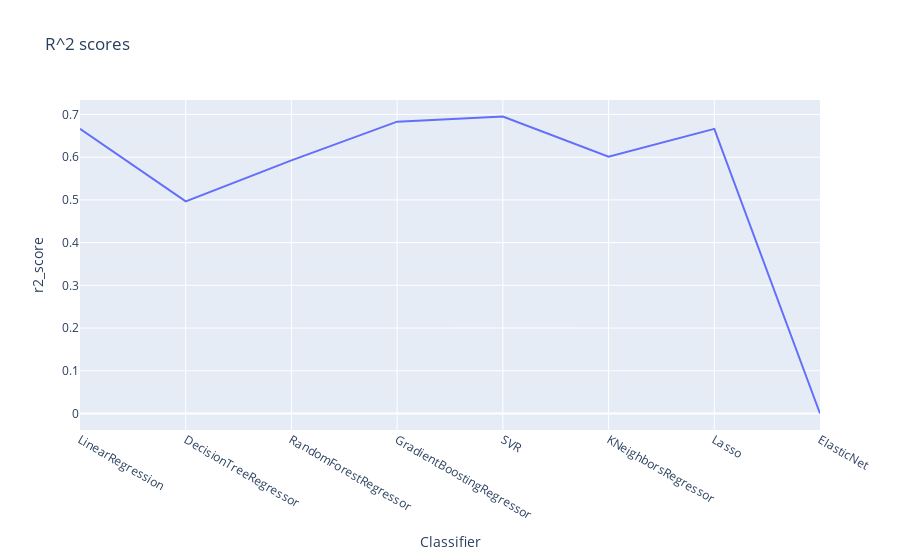

The cell this chart's notebook holds for it:
### Code cell
fig_acc = px.line(results, x='Classifier', y='r2_score', title='R^2 scores')
fig_acc.show()

### Figure 1 — Plotly figure (JSON) as saved in the notebook; plotly's stock layout.template omitted (floating-point values rounded to 4 significant figures)
{"data": [{"hovertemplate": "Classifier=%{x}<br>r2_score=%{y}<extra></extra>", "legendgroup": "", "line": {"color": "#636efa", "dash": "solid"}, "marker": {"symbol": "circle"}, "mode": "lines", "name": "", "orientation": "v", "showlegend": false, "type": "scatter", "x": ["LinearRegression", "DecisionTreeRegressor", "RandomForestRegressor", "GradientBoostingRegressor", "SVR", "KNeighborsRegressor", "Lasso", "ElasticNet"], "xaxis": "x", "y": [0.6665, 0.4966, 0.5925, 0.6832, 0.6953, 0.601, 0.6664, -3.374e-05], "yaxis": "y"}], "layout": {"legend": {"tracegroupgap": 0}, "title": {"text": "R^2 scores"}, "xaxis": {"anchor": "y", "domain": [0, 1], "title": {"text": "Classifier"}}, "yaxis": {"anchor": "x", "domain": [0, 1], "title": {"text": "r2_score"}}}}
